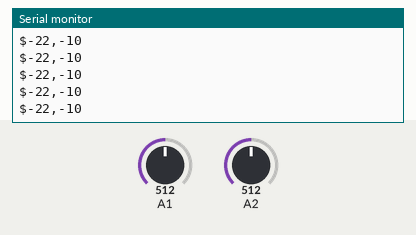
Bench run of a sketch on a simulated Arduino Uno, built with avr-gcc and run on an emulated ATmega328P. Shown: the last lines printed to the serial monitor. The test bench sets the inputs (shaded band); at power-on: A1 = 512, A2 = 512.

Above: at 1.2 s.
1.3 s: A1 set to 716
At 2.1 s:
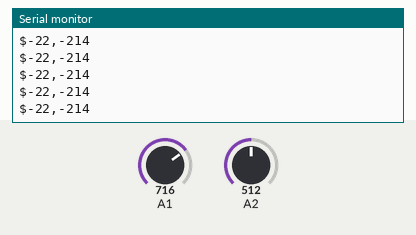
4.3 s: A2 set to 716
At 5.2 s:
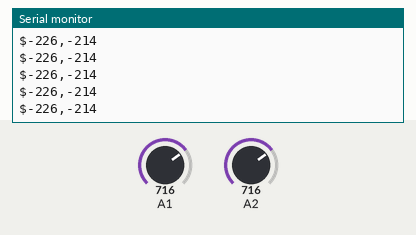
5.8 s: A1 set to 900
At 6.3 s:
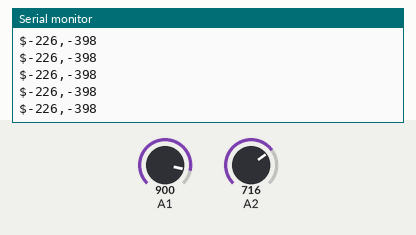
7.3 s: A2 set to 900
At 8.3 s:
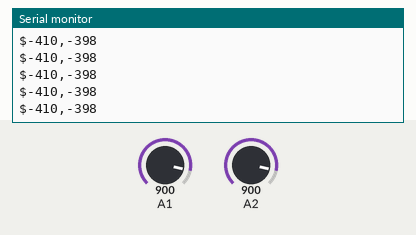
Timing chart, 0 to 9.8 s (numbered marks = the images above; inputs shaded):
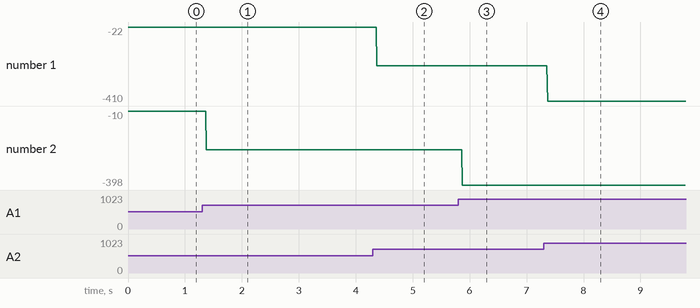

Measured:
- after the input at 1.3 s, the serial monitor: prints a new line after 0.08 s (image 1)
- after the input at 4.3 s, the serial monitor: prints a new line after 0.07 s (image 2)
- after the input at 5.8 s, the serial monitor: prints a new line after 0.07 s (image 3)
- after the input at 7.3 s, the serial monitor: prints a new line after 0.07 s (image 4)
- plotted number 1: -22 → -226 after the input at 4.3 s, -226 → -410 after the input at 7.3 s
- plotted number 2: -10 → -214 after the input at 1.3 s, -214 → -398 after the input at 5.8 s

The sketch:

joystick.ino
```cpp
void setup() {
  Serial.begin(9600);
  pinMode(A1, INPUT);
  pinMode(A2, INPUT);
  pinMode(10, INPUT);
}

int makePrecise(long value, int maximum) {
  return round((maximum - value) / 2) * 2;
}

void loop() {
  long x = analogRead(A2), y = analogRead(A1);
  // $123,-56
  Serial.print("$");
  Serial.print(makePrecise(x, 490));
  Serial.print(",");
  Serial.print(makePrecise(y, 502));
  Serial.print("\n");
}
```
